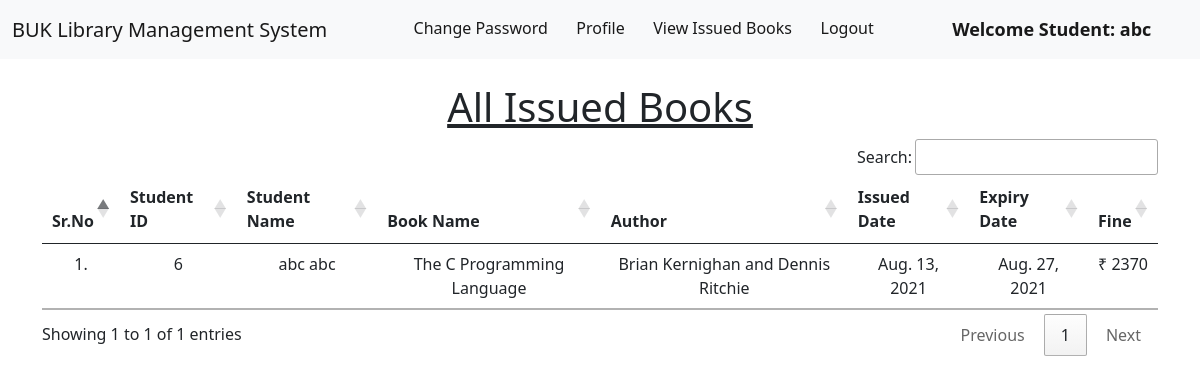
Page /student_issued_books/ (signed in) on the committed database.
### library/models.py (models this page shows, shortened)
class Book(models.Model):
    name = models.CharField(max_length=200)
    author = models.CharField(max_length=200)
    isbn = models.PositiveIntegerField()
    category = models.CharField(max_length=50)

class IssuedBook(models.Model):
    student_id = models.CharField(max_length=100, blank=True)
    isbn = models.CharField(max_length=13)
    issued_date = models.DateField(auto_now=True)
    expiry_date = models.DateField(default=expiry)

### library/views.py (the view)
# urls.py: path("student_issued_books/", views.student_issued_books, name="student_issued_books"),
@login_required(login_url = '/student_login')
def student_issued_books(request):
    student = Student.objects.filter(user_id=request.user.id)
    issuedBooks = IssuedBook.objects.filter(student_id=student[0].user_id)
    li1 = []
    li2 = []
    for i in issuedBooks:
        books = Book.objects.filter(isbn=i.isbn)
        for book in books:
            t=(request.user.id, request.user.get_full_name, book.name,book.author)
            li1.append(t)
        days=(date.today()-i.issued_date)
        d=days.days
        fine=0
        if d>15:
            day=d-14
            fine=day*5
        t=(issuedBooks[0].issued_date, issuedBooks[0].expiry_date, fine)
        li2.append(t)
    return render(request,'student_issued_books.html',{'li1':li1, 'li2':li2})

### library/templates/student_issued_books.html (shortened to what this page needs)
{% extends 'student_navbar.html' %}
{% load static %}
{% block body %}
<div class="container mt-4">
    <h1 class="text-center"><u>All Issued Books</u></h1>
    <table class="table table-hover" id="example">
        <thead>
            <tr class="text-center">
                <th>Sr.No</th>
                <th>Student ID</th>
                <th>Student Name</th>
                <th>Book Name</th>
                <th>Author</th>
                <th>Issued Date</th>
                <th>Expiry Date</th>
                <th>Fine</th>
            </tr>
        </thead>
        <tbody>
            {% for i in li1 %}
            <tr class="text-center">
                <td>{{forloop.counter}}.</td>
                <td>{{i.0}}</td>
                <td>{{i.1}}</td>
                <td>{{i.2}}</td>
                <td>{{i.3}}</td>
                {% endfor %}
                {% for i in li2 %}
                <td>{{i.0}}</td>
                <td>{{i.1}}</td>
                <td>₹ {{i.2}}</td>
            </tr>
            {% endfor %}
        </tbody>
    </table>
    </div>
{% endblock %}

### library/templates/student_navbar.html (shortened to what this page needs)
<!DOCTYPE html>
<html lang="en">
  <head>
    <link
      href="https://cdn.jsdelivr.net/npm/bootstrap@5.1.0/dist/css/bootstrap.min.css"
      rel="stylesheet"
    />
    <link
      rel="stylesheet"
      href="https://cdn.datatables.net/1.10.25/css/jquery.dataTables.min.css"
    />
    <link
      rel="stylesheet"
      href="https://cdn.datatables.net/buttons/1.7.1/css/buttons.dataTables.min.css"
    />
  </head>
  <body>
    <nav class="navbar navbar-expand-lg navbar-light bg-light sticky-top">
      <div class="container-fluid">
        <a class="navbar-brand" href="#">BUK Library Management System</a>
        <div class="collapse navbar-collapse" id="navbarSupportedContent">
          <ul class="navbar-nav me-auto mb-2 mb-lg-0">
            <li class="nav-item">
              <a
                class="nav-link active"
                aria-current="page"
                href="/change_password/"
                >Change Password</a
              >
            </li>
            <li class="nav-item">
              <a class="nav-link active" aria-current="page" href="/profile/"
                >Profile</a
              >
            </li>
            <li class="nav-item">
              <a
                class="nav-link active"
                aria-current="page"
                href="/student_issued_books/"
                >View Issued Books</a
              >
            </li>
            <li class="nav-item">
              <a class="nav-link active" aria-current="page" href="/logout/"
                >Logout</a
              >
            </li>
            <li class="nav-item">
              <a
                style="
                  font-weight: 600;
                  font-family: 'Segoe UI', Tahoma, Geneva, Verdana, sans-serif;
                  font-size: large;
                "
                class="nav-link active"
                href="#"
                >Welcome Student: {{request.user}}</a
              >
            </li>
          </ul>
        </div>
      </div>
    </nav>
    {% block body %} {% endblock %}
  </body>
</html>

### rows in the picture
Book: name "The C Programming Language", author "Brian Kernighan and Dennis Ritchie"
IssuedBook: issued_date "Aug. 13, 2021", expiry_date "Aug. 27, 2021"

### other values in the picture
{{ request.user }} "abc"
{{ i.0 }} "6"
{{ i.1 }} "abc abc"
{{ i.2 }} "2370"
